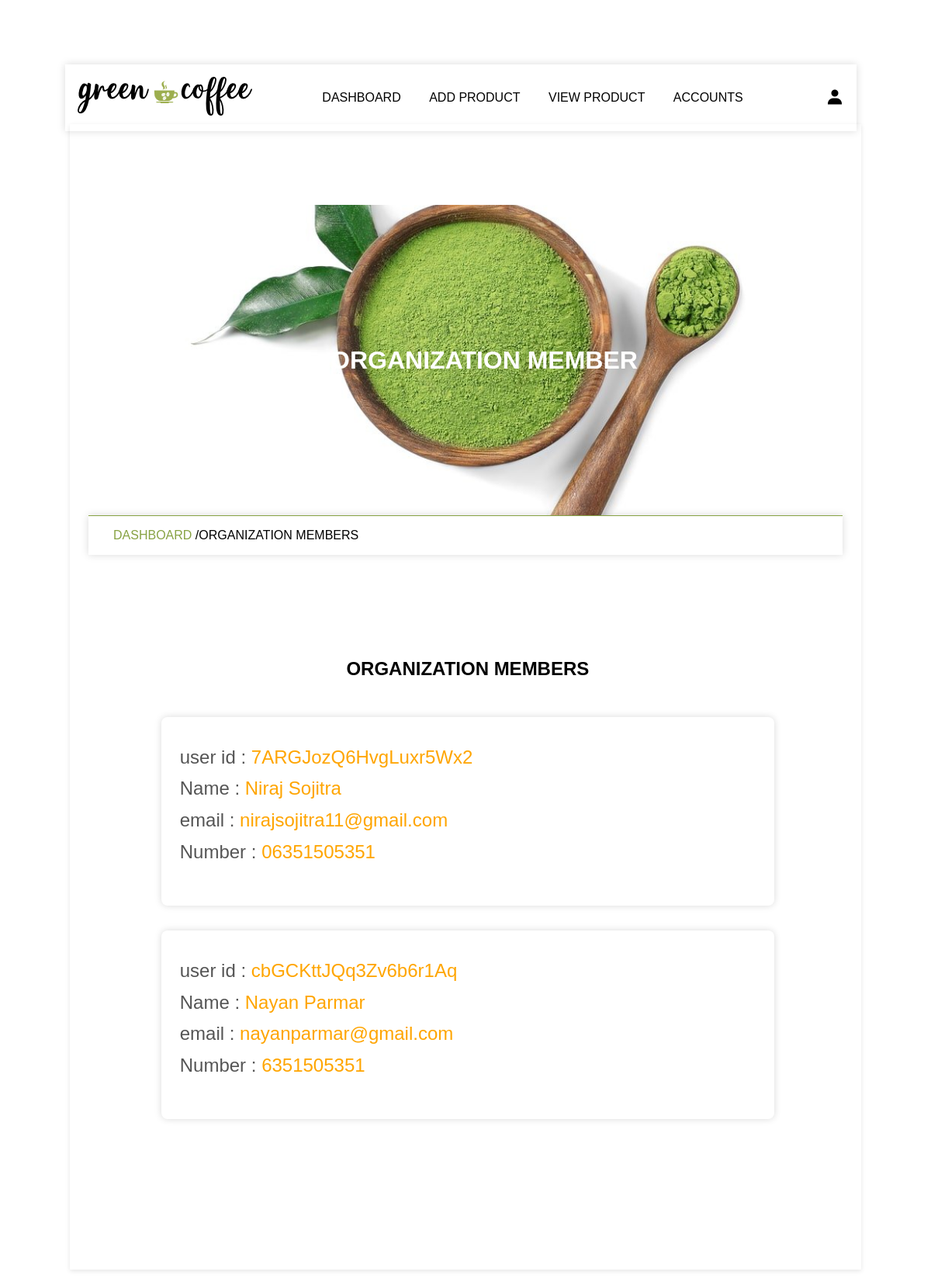
Screenshot of /admin/organization.php (signed in) with the database file from the repository.
### tables this page shows
CREATE TABLE `organization` (
  `user_id` varchar(20) NOT NULL,
  `name` varchar(20) NOT NULL,
  `email` varchar(50) NOT NULL,
  `number` varchar(15) NOT NULL
);

### admin/organization.php (the view, shortened to what this page needs)
<?php
    include '../components/connect.php';
 ?>
<!DOCTYPE html>
<html>
<head>
    <link href='https://unpkg.com/boxicons@2.1.2/css/boxicons.min.css' rel='stylesheet'>
    <link rel="stylesheet" type="text/css" href="admin_style.css?v=<?php echo time(); ?>">
</head>
<body>
    <?php include '../components/admin_header.php';  ?>
<div class = "main">
    <div class="banner">
        <h1>organization member</h1>
     </div>
<div class="title2">
    <a href="dashboard.php">dashboard</a><span>  /organization members</span>
</div>
    <section class ="accounts">
        <h1 class="heading">organization members</h1>
        <div class="box-container">
        <?php
        $select_sub = $conn->prepare("SELECT * FROM `organization` ");
        $select_sub->execute();
        if($select_sub->rowcount() > 0){
            while($fetch_sub = $select_sub->fetch(PDO::FETCH_ASSOC)){
                $user_id = $fetch_sub['user_id'];
                ?>
                <div class="box">
            <p>user id : <span><?= $user_id; ?></span></p>
            <p>Name : <span><?= $fetch_sub['name']; ?></span></p></p>
            <p>email : <span><?= $fetch_sub['email']; ?></span></p>
            <p>Number : <span><?= $fetch_sub['number']; ?></span></p>
            </div>
                <?php
            }
        }else{
        echo '
        <div class="empty">
             <p>no subscribers yet!</p>
        </div>
        ';
        }
        ?>
</div>
 </section>
</div>
</body>
</html>

### admin/admin_style.css (style rules this page uses)
* { margin: 0; padding: 0; box-sizing: border-box; }
:root { --green: #87a243; --light-green: #e0ffcd; --box-shadow:0 0 10px rgb(0 0 0 / 15%); }
html { font-size:16px; font-family: sans-serif; --ms-overflow-style:scrollbar; --ms-text-size-adjust:100%; --webkit-text-size-adjust:100%; }
body { background-image: url('./img/body-bg.jpg'); width: 100% }
.main { width: 85vw; background: #fff; box-shadow: 0 2px 6px 0 rgb(0 0 0 / 10%); margin: 1rem auto; margin-top: 10rem; padding: 2%; }
a { text-decoration: none; }
.box-container { display: grid; grid-template-columns: repeat(auto-fit, minmax(30rem,1fr)); align-items: center; justify-content: center; }
.box-container .box { margin: 1rem; }
.heading { text-align: center; text-transform: uppercase; padding: 1rem; margin-bottom: 1rem; }
section, .post-editor { width: 75vw; min-height: 100vh; border-radius: 10px; padding: 4%; margin: 8% 4%; margin-bottom: 2%; }
.banner { background-image: url(./img/banner.jpg); background-size: cover; background-position: center; background-color: var(--green); width: 100%; height: 50vh; text-align: center; display: flex; justify-content: center; align-items: center; margin-top: 5rem; }
.banner h1 { text-transform: uppercase; color: #fff; margin-left: 3rem; }
.title2 { border-top: 1px solid var(--green); padding: 1rem 2rem ; text-transform: uppercase; box-shadow: var(--box-shadow); }
.title2 a { color: var(--green); }
.accounts .box-container .box { font-size: 1.5rem; text-align: start; box-shadow: var(--box-shadow); border-radius: .5rem; text-align: start; padding:2rem 1.5rem; padding-bottom: 3rem; line-height: 1.7; color: #555; }
.accounts .box-container .box span { color: orange; }

### rows the page displays
organization: user_id "7ARGJozQ6HvgLuxr5Wx2", name "Niraj Sojitra", email "nirajsojitra11@gmail.com", number "06351505351"
organization: user_id "cbGCKttJQq3Zv6b6r1Aq", name "Nayan Parmar", email "nayanparmar@gmail.com", number "6351505351"
